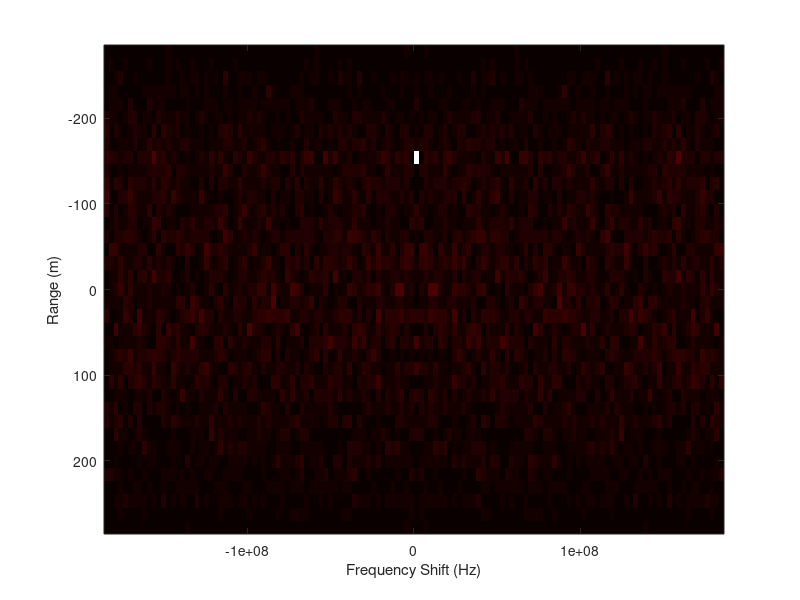

Here is the MATLAB script that generated this plot:
close all; clear; clc;
N = 2470; 

Np = 19;
c = 3*10^8;
n = 0:N-1;
f_doppler = 0; 
fs = 10e6;
delay_samples = 10; 



xe = randn(1,N);

xr_doppler = xe.* exp(1j * 2 * pi * f_doppler * n / fs);


xr = [zeros(1, delay_samples) xr_doppler(1:end-delay_samples)];

xe_b = reshape(xe, [Np, N/Np]);
xr_b = reshape(xr, [Np, N/Np]);

D = ifft(fft(xe_b,2*Np-1,1) .* conj(fft(xr_b,2*Np-1,1)));
D = fftshift(D, 1);
psi = fft(D,[],2);

psi = fftshift(psi,2);




figure(1)




freq_axis = linspace(-fs*(2*Np - 1)/2, fs*(2*Np - 1)/2, size(psi, 2));

range_resolution = (1 / fs) * c / 2;
range_axis = linspace(-size(psi, 1)/2, size(psi, 1)/2, size(psi, 2))* range_resolution;

imagesc(freq_axis, range_axis, abs(psi));
colormap('hot')
xlabel('Frequency Shift (Hz)');
ylabel('Range (m)');
